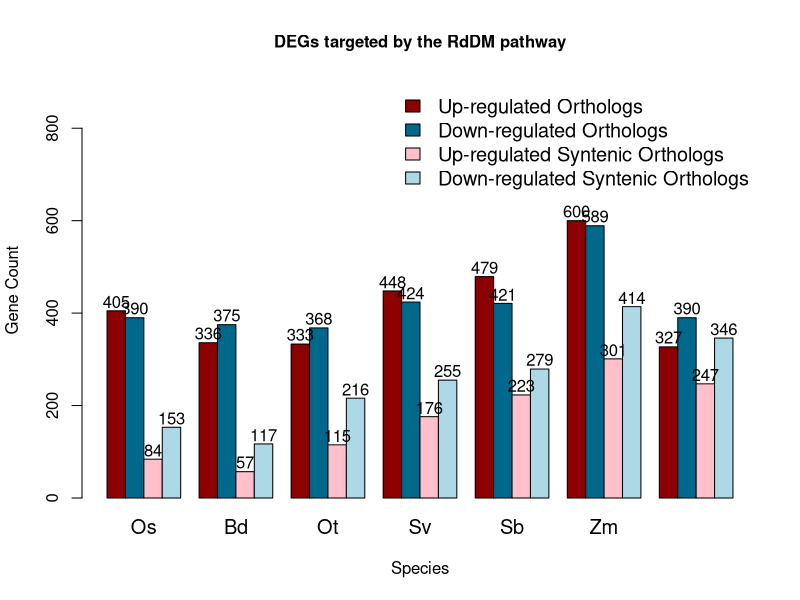

Reproduce this figure in R.
# Your fixed data
data <- data.frame(
  Category = c("Up-regulated Orthologs", "Down-regulated Orthologs", "Up-regulated Syntenic Orthologs", "Down-regulated Syntenic Orthologs"),
  Os = c(405, 390, 84, 153),
  Bd = c(336, 375, 57, 117),
  Ot = c(333, 368, 115, 216),
  Sv = c(448, 424, 176, 255),
  Sb = c(479, 421, 223, 279),
  Zm = c(600, 589, 301, 414),
  Zm_ref = c(327, 390, 247, 346)
)

# Create a matrix for the barplot
data_matrix <- as.matrix(data[, -1]) 

pdf("Fig3-RdDM_DEG_orth_syntenic_new.pdf", width = 12, height = 8)
# Create the barplot and store the bar midpoints
#par(font.axis = 2)
bar_midpoints <- barplot(data_matrix,
                         main = "DEGs targeted by the RdDM pathway",
                         xlab = "Species",
                         ylab = "Gene Count",
                         ylim = c(0, 900),
                         beside = TRUE,
                         col = c("darkred", "deepskyblue4", "pink", "lightblue"),
                         names.arg = c("Os", "Bd", "Ot", "Sv", "Sb", "Zm", "Zm_ABA_RdDM"),
                         #las = 2,
                         cex.names = 1.2,     # Shrink x-axis labels
                         cex.lab = 1,       # Shrink axis labels
                         cex.main = 1)

# Add numbers on top of each bar
# Loop through each row (category) and place the corresponding label on each bar
for (i in 1:nrow(data_matrix)) {
  text(x = bar_midpoints[i, ],
       y = data_matrix[i, ] + 20,   # Offset text a bit above the bar
       labels = data_matrix[i, ],
       cex = 1,
       col = "black")
}

# Add legend
legend("topright", 
       legend = data$Category,
       fill = c("darkred", "deepskyblue4", "pink", "lightblue"),
       bty = "n",
       cex=1.2)
dev.off()
